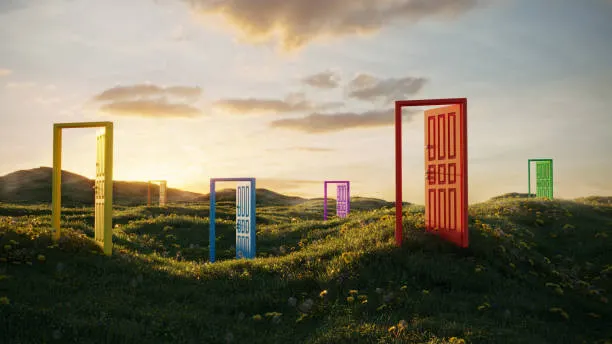
#> input picture input_images/choice-variation-concept.webp, 612 x 344 px, found by its file name
$ python Day_3.py
#> lines starting #> are read from the running program, lines starting #| are printed output that depends on the picture; after the words box and inside, x2 and y2 are one past the last pixel; in counts of white or black regions, pixels touching at a corner belong together
import numpy as np
import cv2
img = cv2.imread(r"C:\Users\Piyush\Documents\cv images\choice-variation-concept.webp")
#> img is the input picture: shape (344, 612, 3); mean B, G, R 104.6, 125.3, 132.9
if img is None:
    print("Error: Image not found.")
    exit()
# resize
img = cv2.resize(img, (600,600), interpolation=cv2.INTER_AREA)
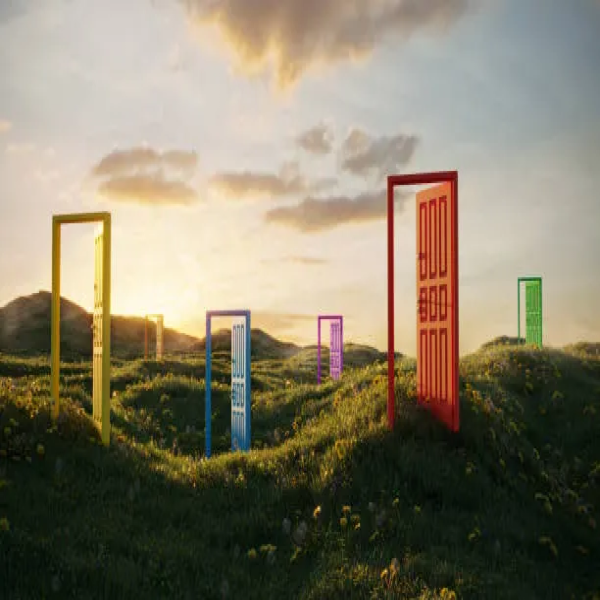
#> img: shape (600, 600, 3); mean B, G, R 104.5, 125.2, 132.8
#rectangle drawing on the image
cv2.rectangle(img, (50, 50), (200, 200), (0,255,0), 3)

#circle on the image
cv2.circle(img, (300, 300), 50, (255,0,0), -1)

#line on the image
cv2.line(img, (400, 400), (500, 500), (0,0,255), 2)
cv2.line(img, (400, 420), (500, 520), (0,0,255), 2)
cv2.line(img, (400, 440), (500, 540), (0,0,255), 2)
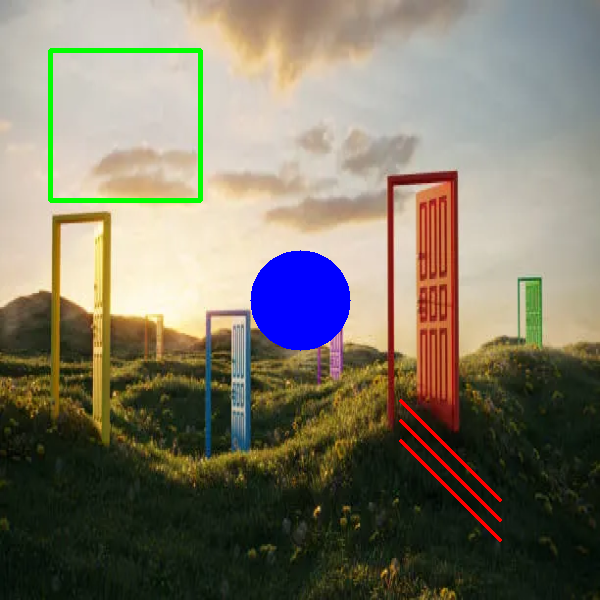
#> img: shape (600, 600, 3); mean B, G, R 104.6, 121, 126.9

#adding watermark to the image
overlay = img.copy()
height,width = img.shape[:2]
#> height = 600; width = 600
cv2.rectangle(overlay, (0, height-80), (width, height), (0, 0, 0), -1)
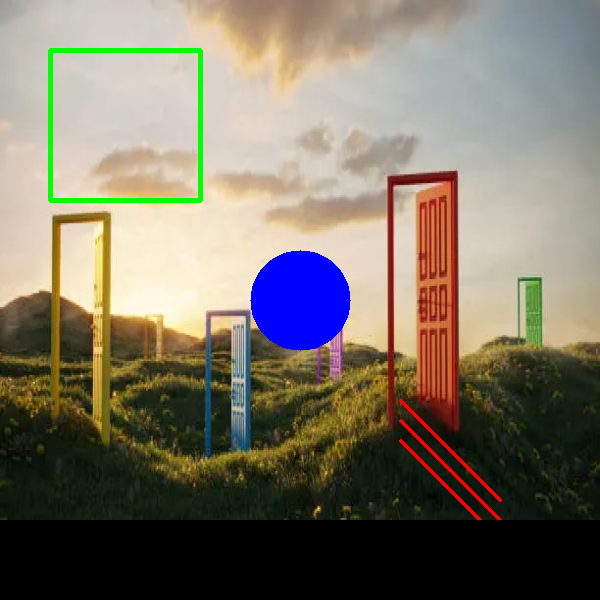
#> overlay: shape (600, 600, 3); 13.33% of pixels changed, all inside (x1, y1, x2, y2) = (0, 520, 600, 600)

#blending the overlay with the original image
alpha = 0.7
beta = 0.3
watermark_img = cv2.addWeighted(img, alpha , overlay, beta , 0)

#text in the image
font = cv2.FONT_HERSHEY_SIMPLEX
cv2.putText(watermark_img, "Hey there! Piyush this side", (50, height-30), font, 1.2 , (255, 255, 255), 2)
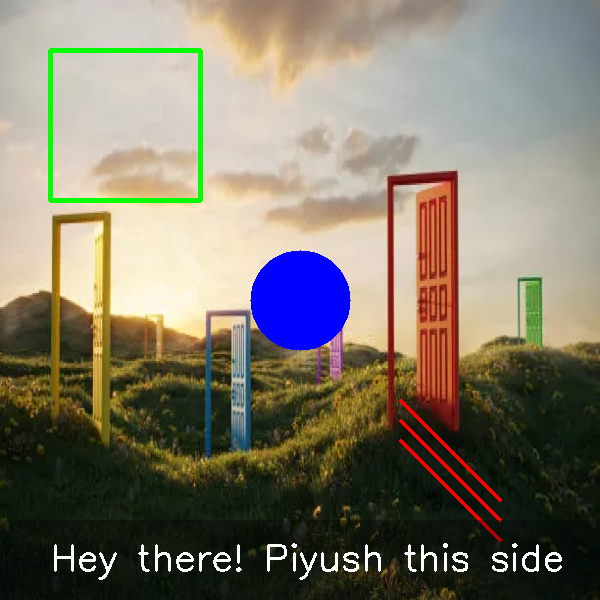
#> watermark_img: shape (600, 600, 3); mean B, G, R 106.2, 121.9, 128.3

cv2.imshow('Image with Shapes and Watermark', watermark_img)
cv2.waitKey(0)
cv2.destroyAllWindows()

$ run again, with input_images/42eX0u0mmE-guBLUL0W_OwgNRzzROJgzl4dTVHPDTi53KnLm8RWatFJwEwVx07Ez8a4ureSvs5Slu0VeioX-14t0z3uKifNN9YgK-9yLQtWulBqJ=w1440-h810-n-nu.webp copied over input_images/choice-variation-concept.webp
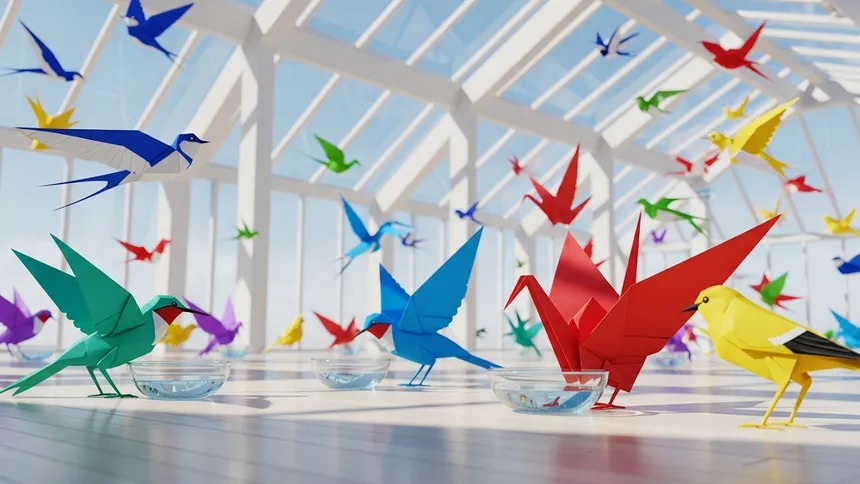
#> input picture input_images/42eX0u0mmE-guBLUL0W_OwgNRzzROJgzl4dTVHPDTi53KnLm8RWatFJwEwVx07Ez8a4ureSvs5Slu0VeioX-14t0z3uKifNN9YgK-9yLQtWulBqJ=w1440-h810-n-nu.webp, 860 x 484 px, found by its file name
#> img is the input picture: shape (484, 860, 3); mean B, G, R 180.2, 177.3, 175.4
#> `cv2.rectangle(overlay, (0, height-80), (width, height), (0, 0, 0), -1)`:
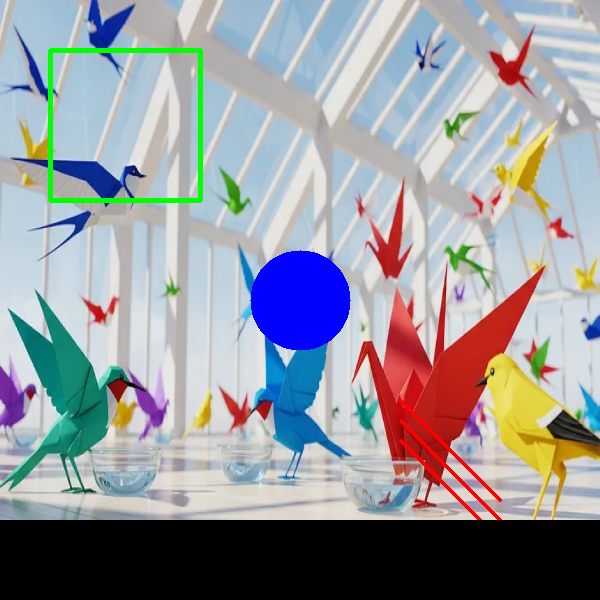
#> overlay: shape (600, 600, 3); mean B, G, R 157.2, 151.9, 149.3
#> `cv2.putText(watermark_img, "Hey there! Piyush this side", (50, height-..`:
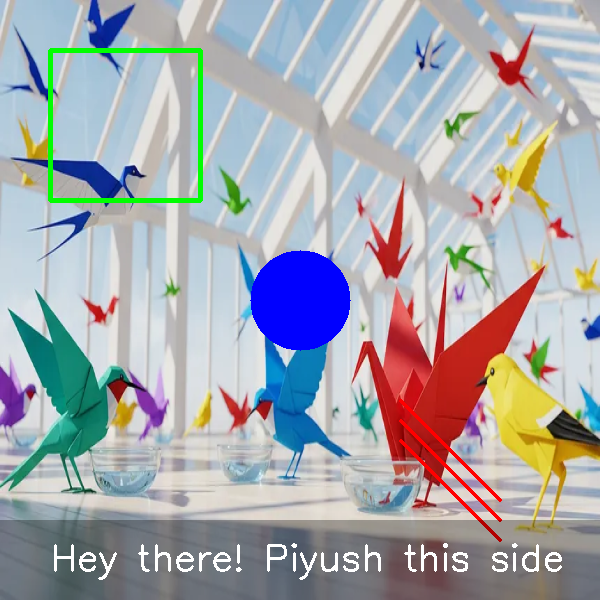
#> watermark_img: shape (600, 600, 3); mean B, G, R 173.9, 168.2, 165.7

$ run again, with input_images/abstract-quantum-computing.webp copied over input_images/choice-variation-concept.webp
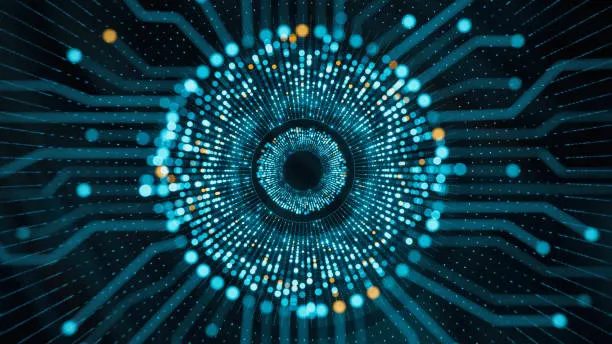
#> input picture input_images/abstract-quantum-computing.webp, 612 x 344 px, found by its file name
#> img is the input picture: shape (344, 612, 3); mean B, G, R 68.5, 56.4, 14.9
#> `cv2.rectangle(overlay, (0, height-80), (width, height), (0, 0, 0), -1)`:
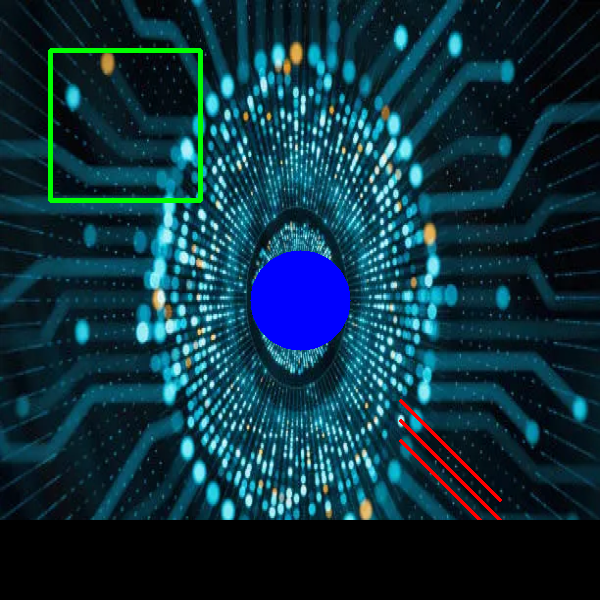
#> overlay: shape (600, 600, 3); mean B, G, R 63.8, 50.2, 14.1
#> `cv2.putText(watermark_img, "Hey there! Piyush this side", (50, height-..`:
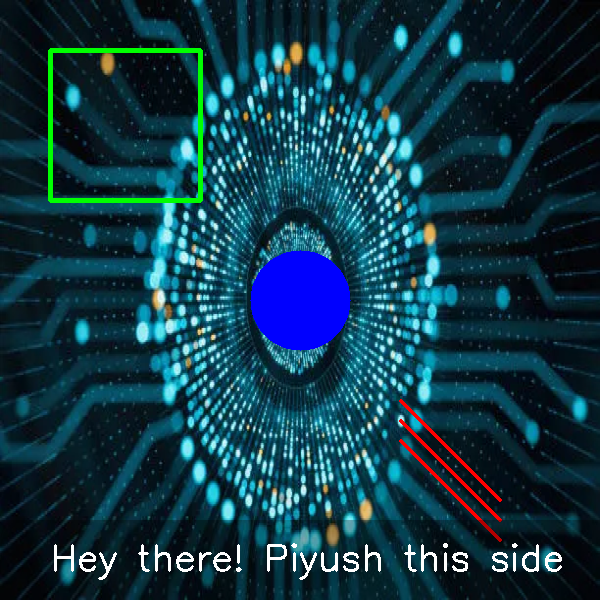
#> watermark_img: shape (600, 600, 3); mean B, G, R 70.9, 56.4, 17.3
